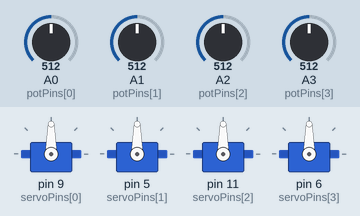
Recording of a sketch running on a simulated Arduino Uno, built with avr-gcc and run on an emulated ATmega328P. Shown: 4 × servo. The inputs (shaded band) are chosen by the test bench; at power-on: A0 (potPins[0]) = 512, A1 (potPins[1]) = 512, A2 (potPins[2]) = 512, A3 (potPins[3]) = 512.

Above: at 1.2 s.
1.3 s: A0 (potPins[0]) set to 716
At 2.4 s:
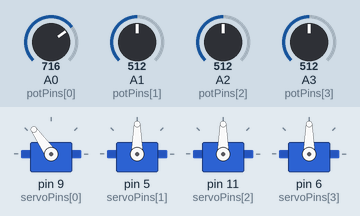
2.8 s: A1 (potPins[1]) set to 716
At 3.9 s:
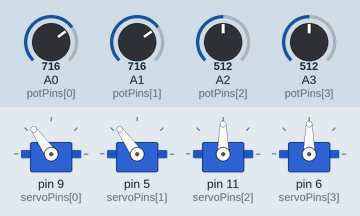
4.3 s: A2 (potPins[2]) set to 716
At 4.8 s:
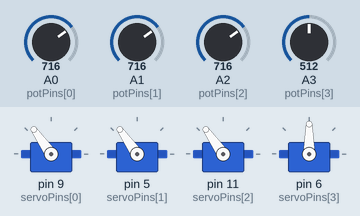
5.8 s: A3 (potPins[3]) set to 716
At 7.0 s:
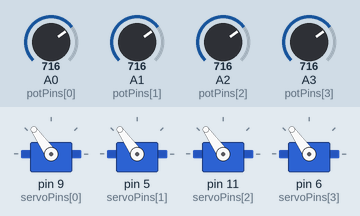
7.3 s: A0 (potPins[0]) set to 992
At 8.5 s:
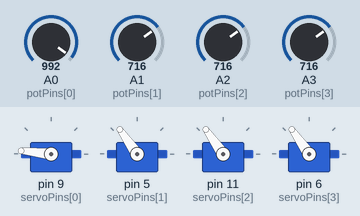
8.8 s: A1 (potPins[1]) set to 992
At 9.4 s:
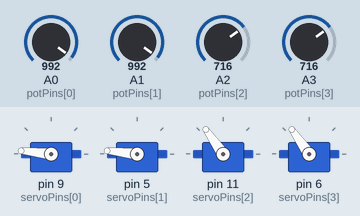
Timing chart, 0 to 11.3 s (numbered marks = the images above; inputs shaded):
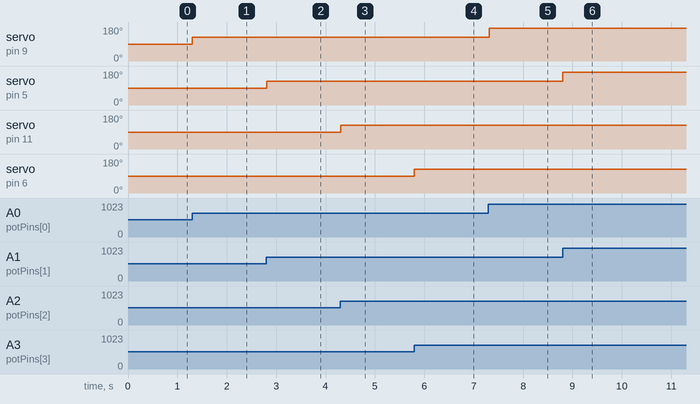

Measured:
- after the input at 1.3 s, servo on pin 9 (servoPins[0]): 90° → 125° at once
- after the input at 2.8 s, servo on pin 5 (servoPins[1]): 90° → 125° at once
- after the input at 4.3 s, servo on pin 11 (servoPins[2]): 90° → 125° at once
- after the input at 5.8 s, servo on pin 6 (servoPins[3]): 90° → 125° at once
- after the input at 7.3 s, servo on pin 9 (servoPins[0]): 125° → 174° at once
- after the input at 8.8 s, servo on pin 5 (servoPins[1]): 125° → 174° at once

The sketch:

Robotic_Arm.ino
```cpp
#include <Servo.h>
const int NUM_SERVOS = 4;
Servo myServos[NUM_SERVOS];
const int potPins[NUM_SERVOS]   = {A0, A1, A2, A3};  // Analog input pins
const int servoPins[NUM_SERVOS] = {9, 5, 11, 6};   // PWM digital output pins
void setup() {
  // Attach each servo object to its respective pin
  for (int i = 0; i < NUM_SERVOS; i++) {
    myServos[i].attach(servoPins[i]);
  }
}
void loop() {
  for (int i = 0; i < NUM_SERVOS; i++) {
    // 1. Read raw voltage from current potentiometer (0 to 1023)
    int potValue = analogRead(potPins[i]);
    // 2. Map it to degrees (0 to 180)
    int angle = map(potValue, 0, 1023, 0, 180);
    // 3. Write the calculated angle to the corresponding servo
    myServos[i].write(angle);
  }
  // Small delay to keep the system stable and allow mechanical movement
  delay(15);
}
```
